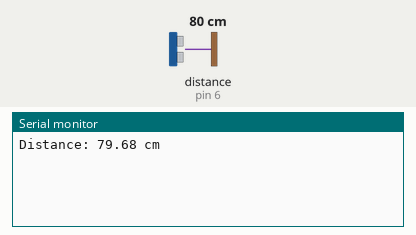
Recording of a sketch running on a simulated Arduino Uno, built with avr-gcc and run on an emulated ATmega328P. Shown: the last lines printed to the serial monitor. Wiring (inferred from the names in the program): ultrasonic range finder: trigger pin 5; echo pin 6. Inputs (shaded band) come from the test bench; at power-on: distance to the obstacle (sensor on pin 6) 80 cm. The echo pulse lasts 58.3 µs per cm.

Above: at 1.2 s.
1.3 s: distance to the obstacle (sensor on pin 6) set to 60 cm
At 2.1 s:
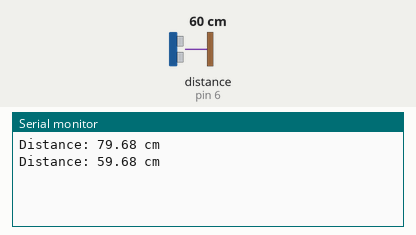
4.3 s: distance to the obstacle (sensor on pin 6) set to 2 cm
At 5.3 s:
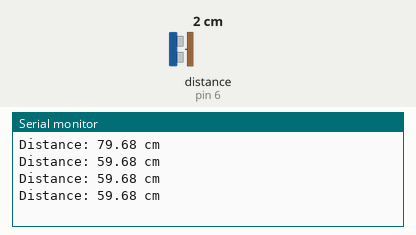
Timing chart, 0 to 7.3 s (numbered marks = the images above; inputs shaded):
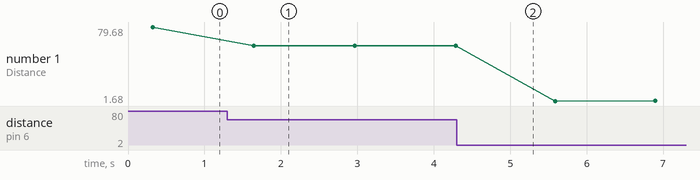

The sketch:

distancesensor.ino
```cpp
const int trigPin = 5;    // Trigger pin connected to Arduino pin 5
const int echoPin = 6;    // Echo pin connected to Arduino pin 6

const int NUM_SAMPLES = 5;           // Readings averaged per measurement
const unsigned long TIMEOUT_US = 30000;  // 30 ms timeout (~5 m max range)

void setup() {
  Serial.begin(9600);     // Initialize serial communication at 9600 baud rate
  pinMode(trigPin, OUTPUT);
  pinMode(echoPin, INPUT);
}

// Takes one measurement. Returns distance in cm, or -1 if no echo was received.
float readDistance() {
  // Send a 10 us pulse to trigger the ultrasonic sensor
  digitalWrite(trigPin, LOW);
  delayMicroseconds(2);
  digitalWrite(trigPin, HIGH);
  delayMicroseconds(10);
  digitalWrite(trigPin, LOW);

  // Measure the echo pulse duration, giving up after the timeout
  long duration = pulseIn(echoPin, HIGH, TIMEOUT_US);

  if (duration == 0) {
    return -1;  // No echo: out of range or sensor not responding
  }

  // Speed of sound ~0.0343 cm/us; divide by 2 for one-way distance
  return (duration * 0.0343) / 2;
}

void loop() {
  float sum = 0;
  int valid = 0;

  for (int i = 0; i < NUM_SAMPLES; i++) {
    float d = readDistance();
    if (d > 0) {
      sum += d;
      valid++;
    }
    delay(60);  // Let echoes die down between pings
  }

  if (valid > 0) {
    Serial.print("Distance: ");
    Serial.print(sum / valid);
    Serial.println(" cm");
  } else {
    Serial.println("Out of range / no echo");
  }

  delay(1000);  // Wait before the next measurement
}
```

Measured:
- after the input at 1.3 s, the serial monitor: prints a new line after 0.35 s (image 1)
- plotted number 1: 79.68 → 59.68 after the input at 1.3 s, 59.68 → 1.75 after the input at 4.3 s
